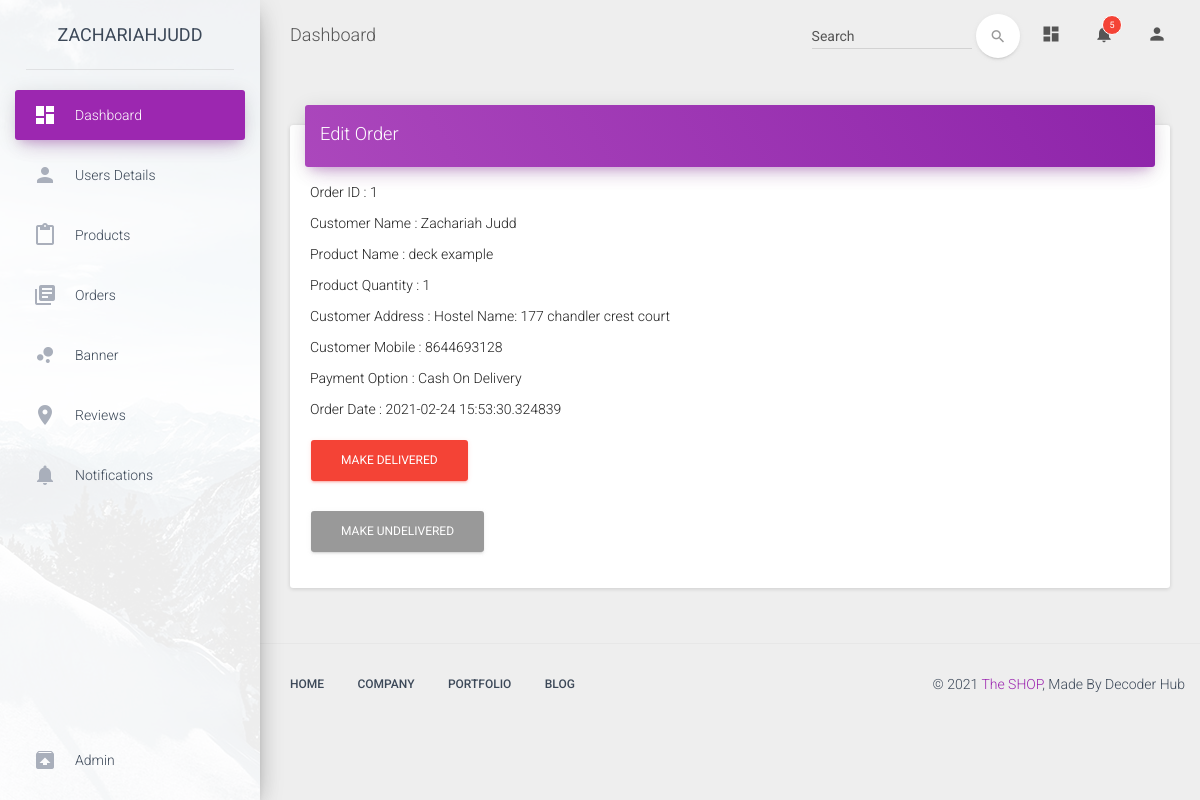
The page /dashboard/orders/edit/1 (signed in) on the database its author committed.
### models.py (models this page shows, shortened)
class User(UserMixin, Model):
    full_name = CharField()
    email = CharField(unique=True)
    password = CharField(max_length=100)
    mobile_no = CharField()
    joined_at = DateTimeField(default=datetime.datetime.now)
    is_admin = BooleanField(default=False)
    class Meta:
        database = DATABASE

class BuyHistory(Model):
    order_id = CharField(max_length=50, unique=True)
    product = ForeignKeyField(Product, related_name='product')
    buyer = ForeignKeyField(User, related_name='customer')
    product_name = CharField()
    buyer_name = CharField()
    mobile_no = IntegerField()
    payment_option = CharField()
    product_quantity = IntegerField()
    buyer_address = TextField()
    buy_time = DateTimeField(default=datetime.datetime.now)
    status = CharField()
    delivered = BooleanField()
    deliverTime = DateTimeField(null = True, default = datetime.datetime.now)
    class Meta:
        database = DATABASE
        order_by = ('buy_time',)

### routes.py (the view)
@app.route('/dashboard/orders/edit/<int:order_id>')
@login_required
def dashboard_orders_edit(order_id):
    if current_user.is_admin:
        product = models.BuyHistory.get(models.BuyHistory.id == order_id)
        return render_template("dashboard/html/edit-order.html", user=current_user, product=product, app=app)
    else:
        return redirect(url_for('index'))

### routes.py (called while the page is built)
@app.context_processor
def override_url_for():
    return dict(url_for=dated_url_for)

def dated_url_for(endpoint, **values):
    if (endpoint == 'static' or endpoint == 'product_images'):
        filename = values.get('filename', None)
        if filename:
            file_path = os.path.join(app.root_path,
                                     endpoint, filename)
            values['q'] = int(os.stat(file_path).st_mtime)
    return url_for(endpoint, **values)

@login_manager.user_loader
def load_user(userid):
    try:
        return models.User.get(models.User.id == userid)
    except models.DoesNotExist:
        return None

@app.before_request
def before_request():
    try:
     g.db = models.DATABASE
     g.db.connect()
    except models.OperationalError:
        pass

@app.after_request
def after_request(response):
    g.db.close()
    return response

### templates/dashboard/html/edit-order.html (shortened to what this page needs)
{% extends "dashboard/html/layout.html" %}
{% block content %}
<div class="container-fluid">
    <div class="row">
        <div class="col-lg-12">
            <div class="card">
                <div class="card-header" data-background-color="purple">
                    <h4 class="title">Edit Order</h4>
                </div>
                <div class="card-content">
                    <p>Order ID : {{product.id}}</p>
                    <p>Customer Name : {{ product.buyer_name }}</p>
                    <p>Product Name : {{ product.product_name }}</p>
                    <p>Product Quantity : {{ product.product_quantity }}</p>
                    <p>Customer Address : {{ product.buyer_address }}</p>
                    <p>Customer Mobile : {{ product.mobile_no }}</p>
                    <p>Payment Option : {{ product.payment_option }}</p>
                    <p>Order Date : {{ product.buy_time }}</p>
                    <p><a class="btn btn-danger" href="{{url_for('dashboard_delivered', order_id=product.id, deliv=1)}}">Make Delivered</a></p>
                    <p><a class="btn btn-secondary" href="{{url_for('dashboard_delivered', order_id=product.id, deliv=0)}}">Make Undelivered</a></p>
                </div>
            </div>
        </div>
    </div>
</div>
{% endblock %}

### templates/dashboard/html/layout.html (shortened to what this page needs)
<!doctype html>
<html lang="en">
<head>
    <link href="/static/dashboard/assets/css/bootstrap.min.css" rel="stylesheet" />
    <link href="/static/dashboard/assets/css/material-dashboard.css?v=1.2.0" rel="stylesheet" />
    <link href="/static/dashboard/assets/css/demo.css" rel="stylesheet" />
    <link href="https://maxcdn.bootstrapcdn.com/font-awesome/latest/css/font-awesome.min.css" rel="stylesheet">
</head>
<body>
    <div class="wrapper">
        <div class="sidebar" data-color="purple" data-image="/static/dashboard/assets/img/sidebar-1.jpg">
            <div class="logo">
                <a href="{{ url_for('dashboard') }}" class="simple-text">
                    {{ user.full_name }}
                </a>
            </div>
            <div class="sidebar-wrapper">
                <ul class="nav">
                    <li class="active">
                        <a href="{{ url_for('dashboard') }}">
                            <i class="material-icons">dashboard</i>
                            <p>Dashboard</p>
                        </a>
                    </li>
                    <li>
                        <a href="{{ url_for('dashboard_users') }}">
                            <i class="material-icons">person</i>
                            <p>Users Details</p>
                        </a>
                    </li>
                    <li>
                        <a href="{{ url_for('dashboard_products') }}">
                            <i class="material-icons">content_paste</i>
                            <p>Products</p>
                        </a>
                    </li>
                    <li>
                        <a href="{{ url_for('dashboard_orders') }}">
                            <i class="material-icons">library_books</i>
                            <p>Orders</p>
                        </a>
                    </li>
                    <li>
                        <a href="{{ url_for('dashboard_banner') }}">
                            <i class="material-icons">bubble_chart</i>
                            <p>Banner</p>
                        </a>
                    </li>
                    <li>
                        <a href="{{url_for('add_review_dashboard')}}">
                            <i class="material-icons">location_on</i>
                            <p>Reviews</p>
                        </a>
                    </li>
                    <li>
                        <a href="#">
                            <i class="material-icons text-gray">notifications</i>
                            <p>Notifications</p>
                        </a>
                    </li>
                    <li class="active-pro">
                        <a href="#">
                            <i class="material-icons">unarchive</i>
                            <p>Admin</p>
                        </a>
                    </li>
                </ul>
            </div>
        </div>
        <div class="main-panel">
            <nav class="navbar navbar-transparent navbar-absolute">
                <div class="container-fluid">
                    <div class="navbar-header">
                        <a class="navbar-brand" href="{{ url_for('dashboard') }}"> Dashboard </a>
                    </div>
                    <div class="collapse navbar-collapse">
                        <ul class="nav navbar-nav navbar-right">
                            <li>
                                <a href="#pablo" class="dropdown-toggle" data-toggle="dropdown">
                                    <i class="material-icons">dashboard</i>
                                </a>
                            </li>
                            <li class="dropdown">
                                <a href="#" class="dropdown-toggle" data-toggle="dropdown">
                                    <i class="material-icons">notifications</i>
                                    <span class="notification">5</span>
                                </a>
                            </li>
                            <li>
                                <a href="#pablo" class="dropdown-toggle" data-toggle="dropdown">
                                    <i class="material-icons">person</i>
                                </a>
                            </li>
                        </ul>
                        <form class="navbar-form navbar-right" role="search">
                            <div class="form-group  is-empty">
                                <input type="text" class="form-control" placeholder="Search">
                            </div>
                            <button type="submit" class="btn btn-white btn-round btn-just-icon">
                                <i class="material-icons">search</i>
                                <div class="ripple-container"></div>
                            </button>
                        </form>
                    </div>
                </div>
            </nav>
            <div class="content">
                {% block content %}
                {% endblock %}
            </div>
            <footer class="footer">
                    <div class="container-fluid">
                        <nav class="pull-left">
                            <ul>
                                <li>
                                    <a href="#">
                                        Home
                                    </a>
                                </li>
                                <li>
                                    <a href="#">
                                        Company
                                    </a>
                                </li>
                                <li>
                                    <a href="#">
                                        Portfolio
                                    </a>
                                </li>
                                <li>
                                    <a href="#">
                                        Blog
                                    </a>
                                </li>
                            </ul>
                        </nav>
                        <p class="copyright pull-right">
                            &copy;
                            <a href="{{ url_for('index') }}">The SHOP</a>, Made By Decoder Hub
                        </p>
                    </div>
                </footer>
            </div>
        </div>
    </body>
    </html>

### static/dashboard/assets/css/demo.css (style rules this page uses)
@media (min-width: 992px) { .sidebar .nav>li.active-pro { position: absolute; width: 100%; bottom: 10px; } }

### rows shown on the page
User: full_name "ZACHARIAHJUDD"
BuyHistory: id "1", buyer_name "Zachariah Judd", product_name "deck example", product_quantity "1", buyer_address "Hostel Name: 177 chandler crest court", mobile_no "8644693128", payment_option "Cash On Delivery", buy_time "2021-02-24 15:53:30.324839"
